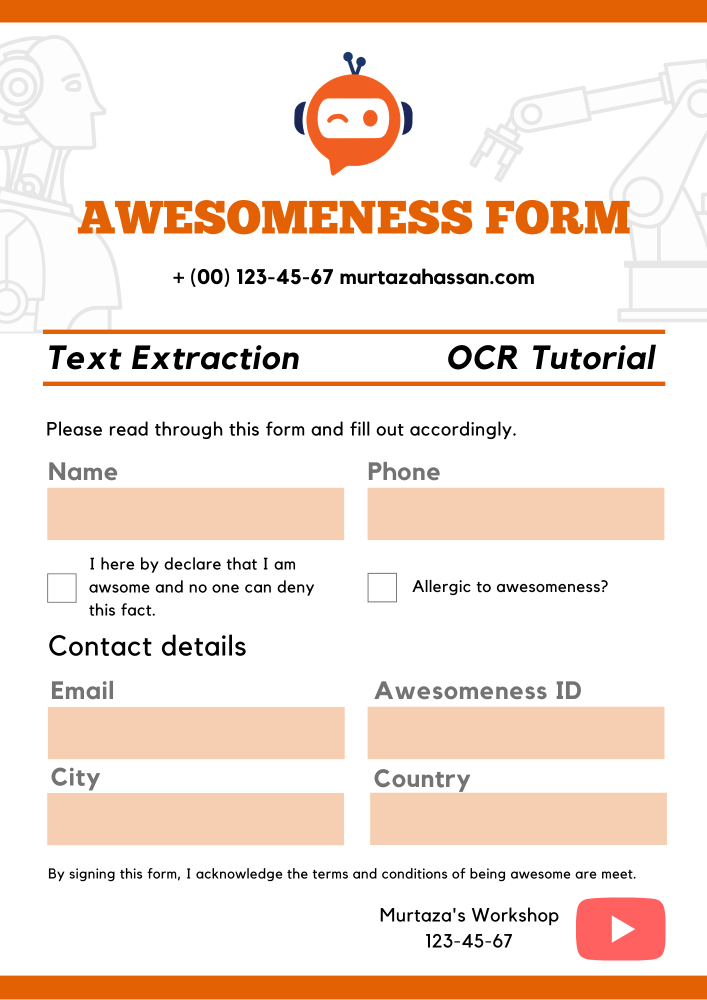
#> input picture Module/Extern/OpenCV/BasicProject/17 OCR on Forms and Receipts/Query.png, 1414 x 2000 px (shown at 1/2 size)
$ python main.py
#> lines starting #> are read from the running program, lines starting #| are printed output that depends on the picture; pictures that were not available may be replaced by others from this repository, and a replacement may not be noted
# coding: utf-8
"""
-------------------------------------------------
   File Name:      textDetection
   Author :        Scar
   E-mail :        scarforhere@gmail.com
   Date:           2021-12-15 10:51 AM
-------------------------------------------------
Description :

    OCR to catch info in table

"""
import cv2
import numpy as np
import pytesseract
import os

# D:\Tesseract-OCR\tesseract.exe

per = 25
pixelThreshold = 500

roi = [[(98, 984), (680, 1074), 'text', 'Name'],
       [(740, 980), (1320, 1078), 'text', 'Phone'],
       [(98, 1154), (150, 1200), 'box', 'Sign'],
       [(738, 1152), (790, 1200), 'box', 'Allergic'],
       [(100, 1418), (686, 1518), 'text', 'Email'],
       [(740, 1416), (1318, 1512), 'text', 'ID'],
       [(110, 1598), (676, 1680), 'text', 'City'],
       [(748, 1592), (1328, 1686), 'text', 'Country']]

pytesseract.pytesseract.tesseract_cmd = r'D:\Tesseract-OCR\tesseract.exe'

imgQ = cv2.imread('Query.png')
#> imgQ is the input picture: shape (2000, 1414, 3); mean B, G, R 217.7, 228.5, 245
h, w, c = imgQ.shape
#> h = 2000; w = 1414; c = 3


orb = cv2.ORB_create(1000)
kp1, des1 = orb.detectAndCompute(imgQ, None)
#> kp1 = 1001 keypoints; strongest (x, y, size): (584, 1126, 31), (1107, 1171, 31), (274, 1172, 31), (101, 1753, 31)
# impKp1 = cv2.drawKeypoints(imgQ,kp1,None)

path = 'UserForms'
myPicList = os.listdir(path)
# print(myPicList)
for j, y in enumerate(myPicList):
    img = cv2.imread(path + "/" + y)
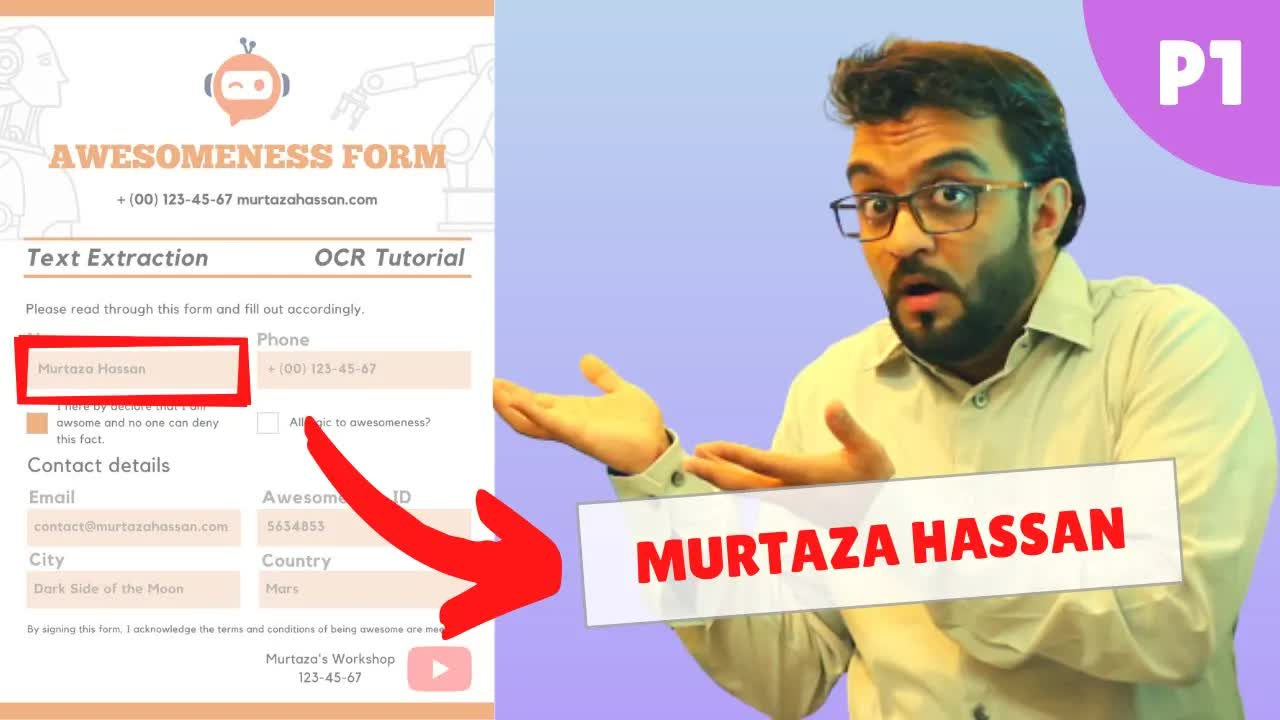
#> input picture Module/Extern/OpenCV/BasicProject/17 OCR on Forms and Receipts/OCR OpenCV in FORMS and RECEIPTS  Text Detection 2020 p.12.jpg, 1280 x 720 px, given as the content of the folder UserForms, which was not available
#> img is the input picture: shape (720, 1280, 3); mean B, G, R 195.8, 198.2, 213.6
    # img = cv2.resize(img, (w // 3, h // 3))
    # cv2.imshow(y, img)
    kp2, des2 = orb.detectAndCompute(img, None)
#> kp2 = 1000 keypoints; strongest (x, y, size): (1022, 547, 64.3), (835, 559, 111.1), (767, 537, 111.1), (761, 537, 64.3)
    bf = cv2.BFMatcher(cv2.NORM_HAMMING)
    matches = bf.match(des2, des1)
#> matches = 1000 matches
    matches = sorted(matches, key=lambda x: x.distance)
    good = matches[:int(len(matches) * (per / 100))]    # Get per% of the best matches
#> good = 250 matches
    imgMatch = cv2.drawMatches(img, kp2, imgQ, kp1, good[:100], None, flags=2)
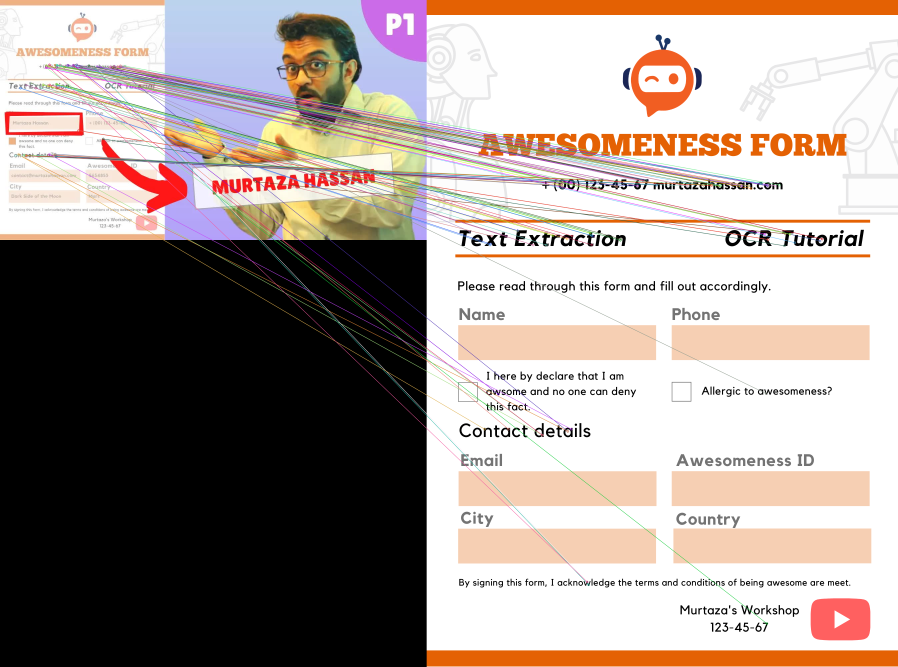
#> imgMatch: shape (2000, 2694, 3) (shown at 1/3 size); mean B, G, R 145.9, 151.6, 163.1

    # cv2.imshow(y, imgMatch)

    srcPoints = np.float32([kp2[m.queryIdx].pt for m in good]).reshape(-1, 1, 2)
#> srcPoints = 250 rows, first 8: [331.2, 200.4], [202.8, 195.6], [139, 200], [360, 200], [375, 198], [331, 200], [148, 198], [147.6, 199.2]
    dstPoints = np.float32([kp1[m.trainIdx].pt for m in good]).reshape(-1, 1, 2)
#> dstPoints = 250 rows, first 8: [1045.1, 557.4], [569.7, 559], [433, 547.4], [1021.2, 555.4], [1057.5, 554.7], [940.6, 555.4], [406.1, 555.4], [965.5, 557.4]

    M, _ = cv2.findHomography(srcPoints, dstPoints, cv2.RANSAC, 5.0)
#> M = [[2.79, 0.0028, 19.05], [0.00235, 2.79, -1.72], [3.04e-06, 3.03e-06, 1]]
    imgScan = cv2.warpPerspective(img, M, (w, h))
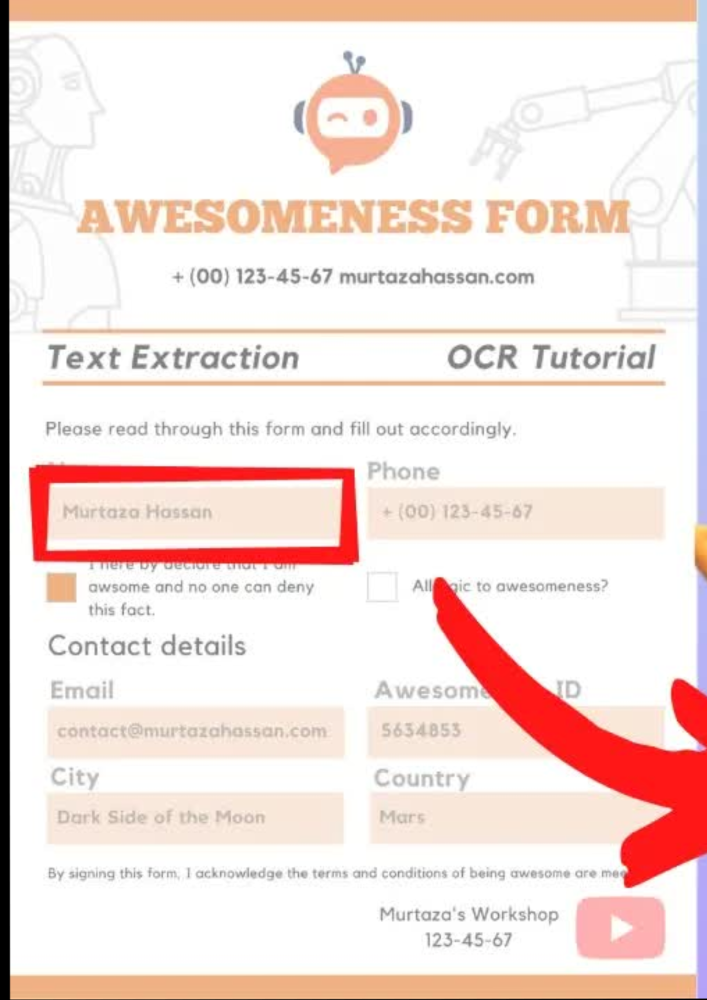
#> imgScan: shape (2000, 1414, 3) (shown at 1/2 size); mean B, G, R 220.9, 225.7, 243.4

    # cv2.imshow(y, imgScan)
    imgShow = imgScan.copy()
    imgMask = np.zeros_like(imgShow)

    myData = []

    print(f'################## Extracting Data from Form {j}  ##################')

    for x, r in enumerate(roi):

        cv2.rectangle(imgMask, (r[0][0], r[0][1]), (r[1][0], r[1][1]), (0, 255, 0), cv2.FILLED)
        imgShow = cv2.addWeighted(imgShow, 0.99, imgMask, 0.1, 0)

        imgCrop = imgScan[r[0][1]:r[1][1], r[0][0]:r[1][0]]
        # cv2.imshow(str(x), imgCrop)

        if r[2] == 'text':
#> (the run stopped early here; a loop or call above may not have finished)
